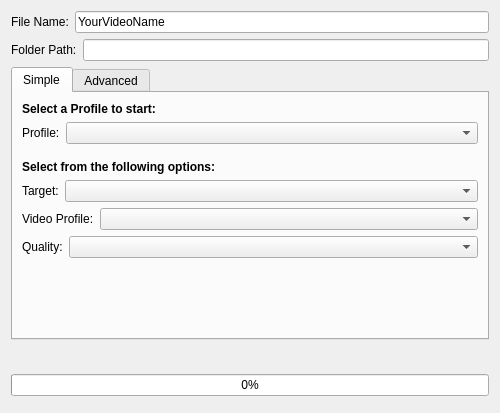
<?xml version="1.0" encoding="UTF-8"?>
<ui version="4.0">
 <class>Dialog</class>
 <widget class="QDialog" name="Dialog">
  <property name="geometry">
   <rect>
    <x>0</x>
    <y>0</y>
    <width>500</width>
    <height>413</height>
   </rect>
  </property>
  <property name="sizePolicy">
   <sizepolicy hsizetype="Preferred" vsizetype="Preferred">
    <horstretch>0</horstretch>
    <verstretch>0</verstretch>
   </sizepolicy>
  </property>
  <property name="windowTitle">
   <string>Animated Titles</string>
  </property>
  <property name="windowIcon">
   <iconset>
    <normaloff>../../../../../openshot_qt/xdg/openshot.svg</normaloff>../../../../../openshot_qt/xdg/openshot.svg</iconset>
  </property>
  <property name="autoFillBackground">
   <bool>false</bool>
  </property>
  <layout class="QGridLayout" name="gridLayout">
   <item row="4" column="0">
    <widget class="QProgressBar" name="progressExportVideo">
     <property name="sizePolicy">
      <sizepolicy hsizetype="Expanding" vsizetype="Minimum">
       <horstretch>0</horstretch>
       <verstretch>0</verstretch>
      </sizepolicy>
     </property>
     <property name="value">
      <number>0</number>
     </property>
    </widget>
   </item>
   <item row="1" column="0" rowspan="2">
    <widget class="QTabWidget" name="tabWidget">
     <property name="sizePolicy">
      <sizepolicy hsizetype="Preferred" vsizetype="Preferred">
       <horstretch>0</horstretch>
       <verstretch>0</verstretch>
      </sizepolicy>
     </property>
     <property name="autoFillBackground">
      <bool>false</bool>
     </property>
     <property name="tabShape">
      <enum>QTabWidget::Rounded</enum>
     </property>
     <property name="currentIndex">
      <number>0</number>
     </property>
     <property name="documentMode">
      <bool>false</bool>
     </property>
     <widget class="QWidget" name="Simple">
      <attribute name="title">
       <string>Simple</string>
      </attribute>
      <layout class="QGridLayout" name="gridLayout_2">
       <property name="horizontalSpacing">
        <number>6</number>
       </property>
       <item row="2" column="0">
        <layout class="QFormLayout" name="formLayout_2">
         <item row="0" column="0">
          <widget class="QLabel" name="label_3">
           <property name="text">
            <string>Target:</string>
           </property>
          </widget>
         </item>
         <item row="0" column="1">
          <widget class="QComboBox" name="cboSimpleTarget">
           <property name="sizePolicy">
            <sizepolicy hsizetype="Preferred" vsizetype="Fixed">
             <horstretch>0</horstretch>
             <verstretch>0</verstretch>
            </sizepolicy>
           </property>
          </widget>
         </item>
        </layout>
       </item>
       <item row="0" column="0">
        <layout class="QVBoxLayout" name="verticalLayout_2">
         <item>
          <widget class="QLabel" name="lblChooseProfile">
           <property name="text">
            <string>&lt;b&gt;Select a Profile to start:&lt;/b&gt;</string>
           </property>
          </widget>
         </item>
         <item>
          <layout class="QFormLayout" name="formLayout">
           <property name="verticalSpacing">
            <number>29</number>
           </property>
           <property name="bottomMargin">
            <number>10</number>
           </property>
           <item row="0" column="0">
            <widget class="QLabel" name="label">
             <property name="sizePolicy">
              <sizepolicy hsizetype="Preferred" vsizetype="Preferred">
               <horstretch>0</horstretch>
               <verstretch>0</verstretch>
              </sizepolicy>
             </property>
             <property name="text">
              <string>Profile:</string>
             </property>
            </widget>
           </item>
           <item row="0" column="1">
            <widget class="QComboBox" name="cboSimpleProjectType">
             <property name="sizePolicy">
              <sizepolicy hsizetype="Expanding" vsizetype="Fixed">
               <horstretch>0</horstretch>
               <verstretch>0</verstretch>
              </sizepolicy>
             </property>
            </widget>
           </item>
          </layout>
         </item>
        </layout>
       </item>
       <item row="1" column="0">
        <widget class="QLabel" name="label_2">
         <property name="text">
          <string>&lt;b&gt;Select from the following options:&lt;/b&gt;</string>
         </property>
        </widget>
       </item>
       <item row="3" column="0">
        <layout class="QFormLayout" name="formLayout_3">
         <item row="0" column="0">
          <widget class="QLabel" name="label_4">
           <property name="text">
            <string>Video Profile:</string>
           </property>
          </widget>
         </item>
         <item row="0" column="1">
          <widget class="QComboBox" name="cboSimpleVideoProfile">
           <property name="sizePolicy">
            <sizepolicy hsizetype="Preferred" vsizetype="Fixed">
             <horstretch>0</horstretch>
             <verstretch>0</verstretch>
            </sizepolicy>
           </property>
          </widget>
         </item>
        </layout>
       </item>
       <item row="4" column="0">
        <layout class="QFormLayout" name="formLayout_4">
         <property name="bottomMargin">
          <number>10</number>
         </property>
         <item row="0" column="0">
          <widget class="QLabel" name="label_5">
           <property name="text">
            <string>Quality:</string>
           </property>
          </widget>
         </item>
         <item row="0" column="1">
          <widget class="QComboBox" name="cboSimpleQuality">
           <property name="sizePolicy">
            <sizepolicy hsizetype="Preferred" vsizetype="Fixed">
             <horstretch>0</horstretch>
             <verstretch>0</verstretch>
            </sizepolicy>
           </property>
          </widget>
         </item>
        </layout>
       </item>
       <item row="5" column="0">
        <spacer name="verticalSpacer_2">
         <property name="orientation">
          <enum>Qt::Vertical</enum>
         </property>
         <property name="sizeHint" stdset="0">
          <size>
           <width>20</width>
           <height>40</height>
          </size>
         </property>
        </spacer>
       </item>
      </layout>
     </widget>
     <widget class="QWidget" name="Advanced">
      <attribute name="title">
       <string>Advanced</string>
      </attribute>
      <layout class="QGridLayout" name="gridLayout_3">
       <item row="0" column="0">
        <widget class="QToolBox" name="toolBox">
         <property name="sizePolicy">
          <sizepolicy hsizetype="Preferred" vsizetype="MinimumExpanding">
           <horstretch>0</horstretch>
           <verstretch>0</verstretch>
          </sizepolicy>
         </property>
         <property name="frameShape">
          <enum>QFrame::NoFrame</enum>
         </property>
         <property name="frameShadow">
          <enum>QFrame::Plain</enum>
         </property>
         <property name="lineWidth">
          <number>0</number>
         </property>
         <property name="currentIndex">
          <number>0</number>
         </property>
         <widget class="QWidget" name="pageAdvancedOptions">
          <property name="geometry">
           <rect>
            <x>0</x>
            <y>0</y>
            <width>460</width>
            <height>68</height>
           </rect>
          </property>
          <attribute name="label">
           <string>Advanced Options</string>
          </attribute>
          <layout class="QGridLayout" name="gridLayout_4">
           <item row="0" column="0">
            <layout class="QVBoxLayout" name="verticalLayout_6">
             <item>
              <layout class="QHBoxLayout" name="horizontalLayout_2">
               <property name="bottomMargin">
                <number>0</number>
               </property>
               <item>
                <widget class="QLabel" name="lblExportTo">
                 <property name="text">
                  <string>Export To:</string>
                 </property>
                </widget>
               </item>
               <item>
                <widget class="QComboBox" name="cboExportTo">
                 <property name="sizePolicy">
                  <sizepolicy hsizetype="Expanding" vsizetype="Fixed">
                   <horstretch>0</horstretch>
                   <verstretch>0</verstretch>
                  </sizepolicy>
                 </property>
                </widget>
               </item>
              </layout>
             </item>
            </layout>
           </item>
          </layout>
         </widget>
         <widget class="QWidget" name="pageProfile">
          <property name="sizePolicy">
           <sizepolicy hsizetype="Preferred" vsizetype="Preferred">
            <horstretch>0</horstretch>
            <verstretch>0</verstretch>
           </sizepolicy>
          </property>
          <attribute name="label">
           <string>Profile</string>
          </attribute>
          <layout class="QGridLayout" name="gridLayout_5">
           <property name="sizeConstraint">
            <enum>QLayout::SetNoConstraint</enum>
           </property>
           <item row="0" column="0">
            <layout class="QHBoxLayout" name="horizontalLayout_6">
             <item>
              <widget class="QLabel" name="lblProfile_2">
               <property name="text">
                <string>Profile:</string>
               </property>
              </widget>
             </item>
             <item>
              <widget class="QComboBox" name="cboProfile">
               <property name="sizePolicy">
                <sizepolicy hsizetype="Expanding" vsizetype="Fixed">
                 <horstretch>0</horstretch>
                 <verstretch>0</verstretch>
                </sizepolicy>
               </property>
              </widget>
             </item>
            </layout>
           </item>
           <item row="1" column="0">
            <layout class="QHBoxLayout" name="horizontalLayout_10">
             <item>
              <widget class="QLabel" name="lblHeight">
               <property name="text">
                <string>Height:</string>
               </property>
              </widget>
             </item>
             <item>
              <widget class="QSpinBox" name="txtHeight">
               <property name="sizePolicy">
                <sizepolicy hsizetype="Expanding" vsizetype="Fixed">
                 <horstretch>0</horstretch>
                 <verstretch>0</verstretch>
                </sizepolicy>
               </property>
              </widget>
             </item>
            </layout>
           </item>
           <item row="2" column="0">
            <layout class="QHBoxLayout" name="horizontalLayout_11">
             <item>
              <widget class="QLabel" name="lblWidth">
               <property name="text">
                <string>Width:</string>
               </property>
              </widget>
             </item>
             <item>
              <widget class="QSpinBox" name="txtWidth">
               <property name="sizePolicy">
                <sizepolicy hsizetype="Expanding" vsizetype="Fixed">
                 <horstretch>0</horstretch>
                 <verstretch>0</verstretch>
                </sizepolicy>
               </property>
              </widget>
             </item>
            </layout>
           </item>
           <item row="3" column="0">
            <layout class="QHBoxLayout" name="horizontalLayout_12">
             <item>
              <widget class="QLabel" name="lblAspectRatio">
               <property name="text">
                <string>Aspect Ratio:</string>
               </property>
              </widget>
             </item>
             <item>
              <widget class="QSpinBox" name="txtAspectRatioNum">
               <property name="sizePolicy">
                <sizepolicy hsizetype="Expanding" vsizetype="Fixed">
                 <horstretch>0</horstretch>
                 <verstretch>0</verstretch>
                </sizepolicy>
               </property>
              </widget>
             </item>
             <item>
              <widget class="QSpinBox" name="txtAspectRatioDen">
               <property name="sizePolicy">
                <sizepolicy hsizetype="Expanding" vsizetype="Fixed">
                 <horstretch>0</horstretch>
                 <verstretch>0</verstretch>
                </sizepolicy>
               </property>
              </widget>
             </item>
            </layout>
           </item>
           <item row="4" column="0">
            <layout class="QHBoxLayout" name="horizontalLayout_13">
             <item>
              <widget class="QLabel" name="lblPixelRatio">
               <property name="text">
                <string>Pixel Ratio:</string>
               </property>
              </widget>
             </item>
             <item>
              <widget class="QSpinBox" name="txtPixelRatioNum">
               <property name="sizePolicy">
                <sizepolicy hsizetype="Expanding" vsizetype="Fixed">
                 <horstretch>0</horstretch>
                 <verstretch>0</verstretch>
                </sizepolicy>
               </property>
              </widget>
             </item>
             <item>
              <widget class="QSpinBox" name="txtPixelRatioDen">
               <property name="sizePolicy">
                <sizepolicy hsizetype="Expanding" vsizetype="Fixed">
                 <horstretch>0</horstretch>
                 <verstretch>0</verstretch>
                </sizepolicy>
               </property>
              </widget>
             </item>
            </layout>
           </item>
           <item row="5" column="0">
            <layout class="QHBoxLayout" name="horizontalLayout_14">
             <item>
              <widget class="QLabel" name="lblFrameRate">
               <property name="text">
                <string>Frame Rate:</string>
               </property>
              </widget>
             </item>
             <item>
              <widget class="QSpinBox" name="txtFrameRateNum">
               <property name="sizePolicy">
                <sizepolicy hsizetype="Expanding" vsizetype="Fixed">
                 <horstretch>0</horstretch>
                 <verstretch>0</verstretch>
                </sizepolicy>
               </property>
              </widget>
             </item>
             <item>
              <widget class="QSpinBox" name="txtFrameRateDen">
               <property name="sizePolicy">
                <sizepolicy hsizetype="Expanding" vsizetype="Fixed">
                 <horstretch>0</horstretch>
                 <verstretch>0</verstretch>
                </sizepolicy>
               </property>
              </widget>
             </item>
            </layout>
           </item>
           <item row="6" column="0">
            <layout class="QHBoxLayout" name="horizontalLayout_15">
             <property name="bottomMargin">
              <number>0</number>
             </property>
             <item>
              <widget class="QLabel" name="lblInterlaced">
               <property name="text">
                <string>Interlaced:</string>
               </property>
              </widget>
             </item>
             <item>
              <widget class="QComboBox" name="cboInterlaced">
               <property name="sizePolicy">
                <sizepolicy hsizetype="Expanding" vsizetype="Fixed">
                 <horstretch>0</horstretch>
                 <verstretch>0</verstretch>
                </sizepolicy>
               </property>
              </widget>
             </item>
            </layout>
           </item>
          </layout>
         </widget>
         <widget class="QWidget" name="page_4">
          <attribute name="label">
           <string>Image Sequence Settings</string>
          </attribute>
          <layout class="QGridLayout" name="gridLayout_6">
           <item row="0" column="0">
            <layout class="QHBoxLayout" name="horizontalLayout_16">
             <property name="bottomMargin">
              <number>10</number>
             </property>
             <item>
              <widget class="QLabel" name="lblImageFormat">
               <property name="text">
                <string>Image Format:</string>
               </property>
              </widget>
             </item>
             <item>
              <widget class="QComboBox" name="cboImageFormat">
               <property name="sizePolicy">
                <sizepolicy hsizetype="Expanding" vsizetype="Fixed">
                 <horstretch>0</horstretch>
                 <verstretch>0</verstretch>
                </sizepolicy>
               </property>
              </widget>
             </item>
            </layout>
           </item>
          </layout>
         </widget>
         <widget class="QWidget" name="page_2">
          <property name="geometry">
           <rect>
            <x>0</x>
            <y>-43</y>
            <width>447</width>
            <height>117</height>
           </rect>
          </property>
          <attribute name="label">
           <string>Video Settings</string>
          </attribute>
          <layout class="QGridLayout" name="gridLayout_7">
           <item row="0" column="0">
            <layout class="QHBoxLayout" name="horizontalLayout_17">
             <item>
              <widget class="QLabel" name="lblVideoFormat">
               <property name="text">
                <string>Video Format:</string>
               </property>
              </widget>
             </item>
             <item>
              <widget class="QComboBox" name="cboVideoFormat">
               <property name="sizePolicy">
                <sizepolicy hsizetype="Expanding" vsizetype="Fixed">
                 <horstretch>0</horstretch>
                 <verstretch>0</verstretch>
                </sizepolicy>
               </property>
              </widget>
             </item>
            </layout>
           </item>
           <item row="1" column="0">
            <layout class="QHBoxLayout" name="horizontalLayout_18">
             <item>
              <widget class="QLabel" name="lblVideoCodec">
               <property name="text">
                <string>Video Codec:</string>
               </property>
              </widget>
             </item>
             <item>
              <widget class="QComboBox" name="cboVideoCodec">
               <property name="sizePolicy">
                <sizepolicy hsizetype="Expanding" vsizetype="Fixed">
                 <horstretch>0</horstretch>
                 <verstretch>0</verstretch>
                </sizepolicy>
               </property>
              </widget>
             </item>
            </layout>
           </item>
           <item row="2" column="0">
            <layout class="QHBoxLayout" name="horizontalLayout_19">
             <property name="bottomMargin">
              <number>0</number>
             </property>
             <item>
              <widget class="QLabel" name="lblVideoBitrate">
               <property name="text">
                <string>Bit Rate / Quality:</string>
               </property>
              </widget>
             </item>
             <item>
              <widget class="QComboBox" name="cboVideoBitrate">
               <property name="sizePolicy">
                <sizepolicy hsizetype="Expanding" vsizetype="Fixed">
                 <horstretch>0</horstretch>
                 <verstretch>0</verstretch>
                </sizepolicy>
               </property>
              </widget>
             </item>
            </layout>
           </item>
          </layout>
         </widget>
         <widget class="QWidget" name="page_5">
          <attribute name="label">
           <string>Audio Settings</string>
          </attribute>
          <layout class="QGridLayout" name="gridLayout_8">
           <item row="1" column="0">
            <layout class="QHBoxLayout" name="horizontalLayout_21">
             <item>
              <widget class="QLabel" name="lblSampleRate">
               <property name="text">
                <string>Sample Rate:</string>
               </property>
              </widget>
             </item>
             <item>
              <widget class="QComboBox" name="cboSampleRate">
               <property name="sizePolicy">
                <sizepolicy hsizetype="Expanding" vsizetype="Fixed">
                 <horstretch>0</horstretch>
                 <verstretch>0</verstretch>
                </sizepolicy>
               </property>
              </widget>
             </item>
            </layout>
           </item>
           <item row="3" column="0">
            <layout class="QHBoxLayout" name="horizontalLayout_22">
             <item>
              <widget class="QLabel" name="lblChannels">
               <property name="text">
                <string># of Channels:</string>
               </property>
              </widget>
             </item>
             <item>
              <widget class="QComboBox" name="cboChannels">
               <property name="sizePolicy">
                <sizepolicy hsizetype="Expanding" vsizetype="Fixed">
                 <horstretch>0</horstretch>
                 <verstretch>0</verstretch>
                </sizepolicy>
               </property>
              </widget>
             </item>
            </layout>
           </item>
           <item row="0" column="0">
            <layout class="QHBoxLayout" name="horizontalLayout_20">
             <item>
              <widget class="QLabel" name="lblAudioCodec">
               <property name="text">
                <string>Audio Codec:</string>
               </property>
              </widget>
             </item>
             <item>
              <widget class="QComboBox" name="cboAudioCodec">
               <property name="sizePolicy">
                <sizepolicy hsizetype="Expanding" vsizetype="Fixed">
                 <horstretch>0</horstretch>
                 <verstretch>0</verstretch>
                </sizepolicy>
               </property>
              </widget>
             </item>
            </layout>
           </item>
           <item row="2" column="0">
            <layout class="QHBoxLayout" name="horizontalLayout_23">
             <item>
              <widget class="QLabel" name="lblAudioBitrate">
               <property name="text">
                <string>Bit Rate / Quality:</string>
               </property>
              </widget>
             </item>
             <item>
              <widget class="QComboBox" name="cboAudioBitrate">
               <property name="sizePolicy">
                <sizepolicy hsizetype="Expanding" vsizetype="Fixed">
                 <horstretch>0</horstretch>
                 <verstretch>0</verstretch>
                </sizepolicy>
               </property>
              </widget>
             </item>
            </layout>
           </item>
          </layout>
          <zorder>horizontalLayoutWidget</zorder>
          <zorder>horizontalLayoutWidget_13</zorder>
          <zorder>horizontalLayoutWidget_14</zorder>
          <zorder>horizontalLayoutWidget_15</zorder>
          <zorder>horizontalLayoutWidget_16</zorder>
         </widget>
        </widget>
       </item>
       <item row="1" column="0">
        <spacer name="verticalSpacer">
         <property name="orientation">
          <enum>Qt::Vertical</enum>
         </property>
         <property name="sizeHint" stdset="0">
          <size>
           <width>20</width>
           <height>40</height>
          </size>
         </property>
        </spacer>
       </item>
      </layout>
     </widget>
    </widget>
   </item>
   <item row="0" column="0">
    <layout class="QVBoxLayout" name="verticalLayout">
     <item>
      <layout class="QHBoxLayout" name="horizontalLayout_3">
       <item>
        <widget class="QLabel" name="lblFileName">
         <property name="text">
          <string>File Name:</string>
         </property>
        </widget>
       </item>
       <item>
        <widget class="QLineEdit" name="txtFileName">
         <property name="text">
          <string>YourVideoName</string>
         </property>
        </widget>
       </item>
      </layout>
     </item>
     <item>
      <layout class="QHBoxLayout" name="horizontalLayout_4">
       <item>
        <widget class="QLabel" name="lblFolderPath">
         <property name="text">
          <string>Folder Path:</string>
         </property>
        </widget>
       </item>
       <item>
        <widget class="QLineEdit" name="txtExportFolder"/>
       </item>
      </layout>
     </item>
    </layout>
   </item>
   <item row="5" column="0">
    <widget class="QDialogButtonBox" name="buttonBox"/>
   </item>
   <item row="3" column="0">
    <spacer name="verticalSpacer_3">
     <property name="orientation">
      <enum>Qt::Vertical</enum>
     </property>
     <property name="sizeHint" stdset="0">
      <size>
       <width>20</width>
       <height>40</height>
      </size>
     </property>
    </spacer>
   </item>
  </layout>
 </widget>
 <resources/>
 <connections>
  <connection>
   <sender>buttonBox</sender>
   <signal>accepted()</signal>
   <receiver>Dialog</receiver>
   <slot>accept()</slot>
   <hints>
    <hint type="sourcelabel">
     <x>59</x>
     <y>24</y>
    </hint>
    <hint type="destinationlabel">
     <x>249</x>
     <y>170</y>
    </hint>
   </hints>
  </connection>
  <connection>
   <sender>buttonBox</sender>
   <signal>rejected()</signal>
   <receiver>Dialog</receiver>
   <slot>reject()</slot>
   <hints>
    <hint type="sourcelabel">
     <x>59</x>
     <y>24</y>
    </hint>
    <hint type="destinationlabel">
     <x>249</x>
     <y>170</y>
    </hint>
   </hints>
  </connection>
 </connections>
</ui>
